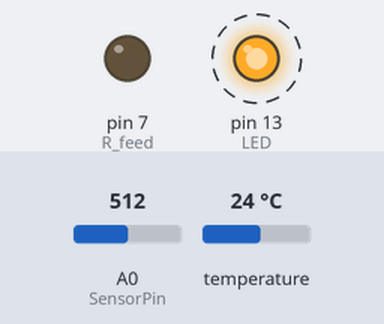
A sketch run on a simulated Arduino Uno, built with avr-gcc and run on an emulated ATmega328P. Parts: output pins drawn as LEDs (lit = HIGH). Dashed ring = blinking. The inputs (shaded band) are chosen by the test bench; at power-on: A0 (SensorPin) = 512, temperature 24 °C. What the sketch prints to the serial monitor is not drawn.

Above: at 0.6 s.
Timing chart, 0 to 5.6 s (numbered marks = the images above):
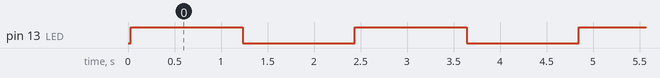

Measured:
- by itself, pin 13 (LED): alternates HIGH for 1.2 s and LOW for 1.2 s

The sketch:

pH_RTC_Temp.ino
```cpp
#include "DS3231.h"
#include "Wire.h"
#include <OneWire.h>
#include <DallasTemperature.h>
#define ONE_WIRE_BUS 4

DS3231 Clock;
//1-wire 디바이스와 통신하기 위한 준비
OneWire oneWire(ONE_WIRE_BUS);

// oneWire선언한 것을 sensors 선언시 참조함.
DallasTemperature sensors(&oneWire);

//다비아스 주소를 저장할 배열 선언
DeviceAddress insideThermometer;

byte DoW;
byte Hour;
byte Minute;
byte Second;
unsigned long feedtime;

bool Century=false;
bool h12;
bool PM;

#define SensorPin A0            //pH meter Analog output to Arduino Analog Input 0
#define Offset 0.00            //deviation compensate
#define LED 13
#define R_feed 7
#define samplingInterval 20
#define printInterval 800
#define ArrayLenth  40    //times of collection
int pHArray[ArrayLenth];   //Store the average value of the sensor feedback
int pHArrayIndex=0;
float pHValue,voltage;
int droptime = 0;
bool getDateflag = true;
bool GS_flag = false;
int it = 0;

void GetDateStuff() {
    // Call this if you notice something coming in on
    // the serial port. The stuff coming in should be in
    // the order YYMMDDwHHMMSS, with an 'x' at the end.
    char Char_tmp;
    unsigned long T1, T2, T3;
    char String_tmp[10];
    byte abc=0;

    if (Serial.available()) {
    if (Serial.read() == 'a') {
      it = 0;
      getDateflag = false;
    }
    }
    if (!getDateflag) {
      while (!GS_flag){
        if (Serial.available()) {
            Char_tmp = Serial.read();
            String_tmp[abc] = Char_tmp;
            abc += 1;
            if (Char_tmp == 't') {
                GS_flag = true;
                getDateflag = true;
            }
        }
      }
//      Serial.println(String_tmp);
      T1 = (byte)String_tmp[0] -48;
      T2 = (byte)String_tmp[1] -48;
      T3 = (byte)String_tmp[2] -48;
      feedtime = T1*100 + T2*10 + T3;
    }
}

void printTemperature(DeviceAddress deviceAddress)
{
  float  tempC = sensors.getTempC(deviceAddress);

  Serial.print("Temp C: ");
  Serial.print(tempC);
  Serial.print(" Temp F: ");

  Serial.println(DallasTemperature::toFahrenheit(tempC));
}

void printAddress(DeviceAddress deviceAddress)
{
  for (uint8_t i = 0; i < 8; i++)
  {
    if (deviceAddress[i] < 16) Serial.print("0");
        Serial.print(deviceAddress[i], HEX);
  }
}

void setup() {
    // Start the serial port
    Serial.begin(9600);
    sensors.begin();

    // Start the I2C interface
    Wire.begin();

    pinMode(LED,OUTPUT);
    pinMode(R_feed,OUTPUT);
    Serial.println("pH meter experiment!"); //Test the serial monitor

  Serial.print(sensors.getDeviceCount(), DEC);

  if (sensors.isParasitePowerMode()) Serial.println("ON");
  else Serial.println("OFF");

  //버스에서 첫번째 장치의 주소를 가져온다.
  if (!sensors.getAddress(insideThermometer, 0)) Serial.println("Unable to find address for Device 0");

  printAddress(insideThermometer);

  //데이터시트에서 확인결과 9~12비트까지 설정 가능
  sensors.setResolution(insideThermometer, 10);

  Serial.print(sensors.getResolution(insideThermometer), DEC);
}

void loop() {
  static unsigned long samplingTime = millis();
  static unsigned long printTime = millis();

  while(1){
    pHArray[pHArrayIndex++]=analogRead(SensorPin);
   if(pHArrayIndex==ArrayLenth)pHArrayIndex=0;
   voltage = avergearray(pHArray, ArrayLenth)*5.0/1024;
   pHValue = 3.5*voltage+Offset;
   samplingTime=millis();

   Serial.print("Voltage:");
   Serial.print(voltage,2);
   Serial.print("    pH value: ");
   Serial.println(pHValue,2);
   digitalWrite(LED,digitalRead(LED)^1);
   printTime=millis();

  delay(990);

  droptime++;
  it++;

  if(pHValue >= 8.0){
    if(droptime%5 == 0){  //용액 투여 후 pH 변화를 확인하는 여유 시간 5초를 두고 pH용액을 투여.
                          //여유시간이 없을 경우 변화를 감지하는 시간 부족으로 필요 이상의 용액을 투여할 수 있으므로
    Serial.println("Dropping pH- solution for 1sec");
    }
  }

  if(pHValue < 6.0){
    if(droptime%5 == 0){
    Serial.println("Dropping pH+ solution for 1sec");
    }
  }
  if(droptime>=10) droptime = 0;

  GetDateStuff();
  delay(10);

      if (GS_flag) {
        GS_flag = false;
      }
        if(it == feedtime){
          Serial.println("feeding fish");
          digitalWrite(R_feed, HIGH);
          delay(4785);
          Serial.println("end");
          digitalWrite(R_feed, LOW);
          it = 0;
        }
        Serial.print(it);
        Serial.print(" : ");
        Serial.println(feedtime);

  Serial.print("Requesting temperatures...");
  //sensors.requestTemperatures();   //연결되어 있는 전체 센서의 온도 값을 읽어옴
  sensors.requestTemperaturesByIndex(0); //첫번째 센서의 온도값 읽어옴
  Serial.println("DONE");

  //센서에서 읽어온 온도를 출력
  printTemperature(insideThermometer);
  }
}

double avergearray(int* arr, int number)
{
  int i;
  int max,min;
  double avg;
  long amount=0;
  if(number<=0)
  {
    Serial.println("Error number for the array to avraging!/n");
    return 0;
  }
  if(number<5)
  {
    //less than 5, calculated directly statistics
    for(i=0;i<number;i++)
    {
      amount+=arr[i];
    }
    avg = amount/number;
    return avg;
  }
  else
  {
    if(arr[0]<arr[1])
    {
      min = arr[0];
      max=arr[1];
    }
    else
    {
      min=arr[1];
      max=arr[0];
    }
    for(i=2;i<number;i++)
    {
      if(arr[i]<min)
      {
        amount+=min;        //arr<min
        min=arr[i];
      }
      else
      {
        if(arr[i]>max)
        {
           amount+=max;    //arr>max
           max=arr[i];
        }
        else
        {
           amount+=arr[i]; //min<=arr<=max
        }
      }
    }
    avg = (double)amount/(number-2);
  }
  return avg;
}
```
